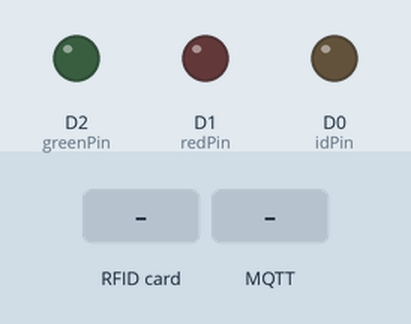
Bench run of a sketch on a simulated ESP8266 (NodeMCU). On the bench: output pins drawn as LEDs (lit = HIGH). Inputs (shaded band) come from the test bench. WiFi joins after 1.5 s; servers stay silent unless stated; no MQTT or app messages arrive unless stated; what the sketch prints to the serial monitor is not drawn.

Above: at 2.7 s.
2.8 s: RFID card 5E 7A 19 C4 held to the reader
At 3.2 s:
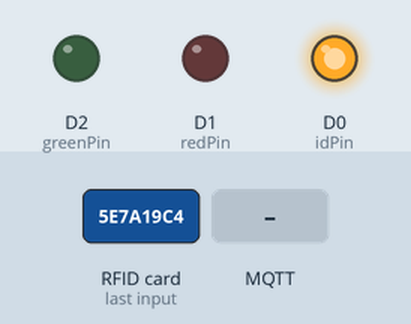
4.8 s: MQTT message "armed_home" arrives on the first subscribed topic
At 7.6 s:
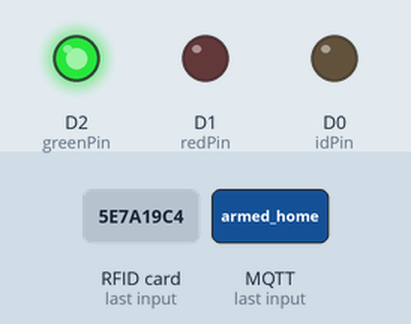
7.8 s: MQTT message "pending" arrives on the first subscribed topic
At 8.1 s:
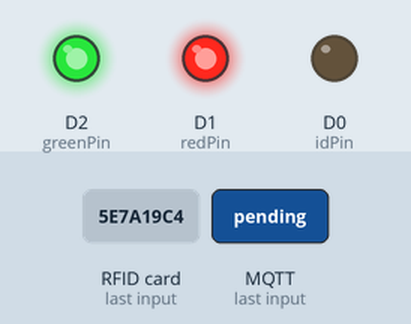
9.3 s: MQTT message "triggered" arrives on the first subscribed topic
At 10.5 s:
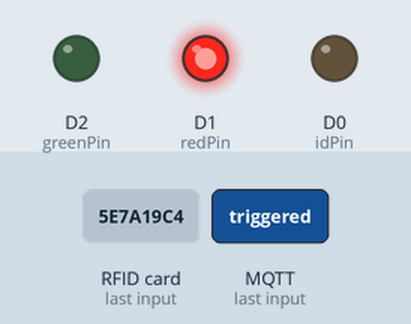
10.8 s: RFID card 5E 7A 19 C4 held to the reader
At 11.2 s:
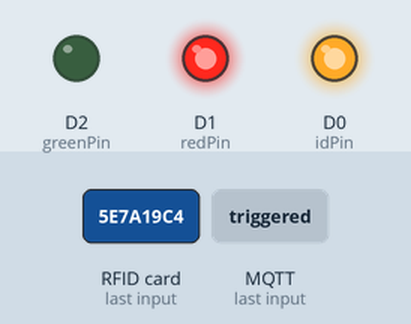
Timing chart, 0 to 13.8 s (numbered marks = the images above; inputs shaded):
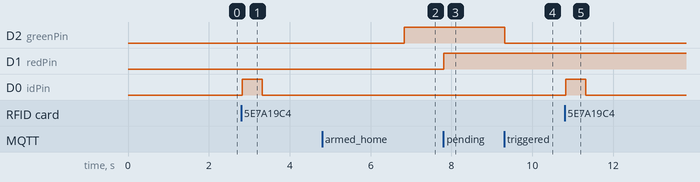

The sketch:

RFID.ino
```cpp
/* wiring the MFRC522 to ESP8266 (ESP-12)
RST     = D3
SDA(SS) = D8
MOSI    = D7
MISO    = D6
SCK     = D5
GND     = GND
3.3V    = 3.3V

RGB LED Setup
Red LED   = D1
Ground    = GND
Gr. LED   = D2
Blue LED  = D0

Home Assistant:
alarm_control_panel:
  - platform: manual_mqtt
    state_topic: home/alarm
    command_topic: home/alarm/set
    name: House Alarm
    code: !secret alarm_password (your password)
    pending_time: 15

sensor:
  - platform: mqtt
    state_topic: "home/rfid"
    name: RFID
*/
#include <ESP8266WiFi.h>
#include <PubSubClient.h>
#include <SPI.h>
#include "MFRC522.h"

#define RST_PIN  D3 // RST-PIN GPIO4
#define SS_PIN  D8  // SDA-PIN GPIO2
MFRC522 mfrc522(SS_PIN, RST_PIN); // Create MFRC522 instance
// Wifi Connection details
const char* ssid = "your_ssid";
const char* password = "wifi_password";

const char* mqtt_server = "192.168.0.xxxx";
const char* mqtt_user = "mqtt_user";
const char* mqtt_password = "mqtt_password";
const char* clientID = "RFID";
const char* rfid_topic = "home/rfid";
const int redPin = D1;
const int greenPin = D2;
const int idPin = D0;

WiFiClient espClient;
PubSubClient client(espClient);

long lastMsg = 0;
char msg[50];
void setup() {
  Serial.begin(115200);
  SPI.begin();           // Init SPI bus
  mfrc522.PCD_Init();    // Init MFRC522
  pinMode(redPin, OUTPUT); // Red LED
  pinMode(redPin, HIGH);
  pinMode(greenPin, OUTPUT); // Green :LED
  pinMode(greenPin, HIGH);
  pinMode(idPin, OUTPUT); // ID :LED
  pinMode(idPin, HIGH);
  delay(2);
  setup_wifi();
  client.setServer(mqtt_server, 1883);
  client.setCallback(callback);
}
// Connect to Wifi
void setup_wifi() {
  //Turn off Access Point
  WiFi.mode(WIFI_STA);
  delay(10);

  // We start by connecting to a WiFi network
  Serial.println();
  Serial.println(ssid);
  WiFi.begin(ssid, password);
  while (WiFi.status() != WL_CONNECTED) {
    delay(500);
    Serial.print(".");
  }
  Serial.println("");
  Serial.println("WiFi connected");
  Serial.println("IP address: ");
  Serial.println(WiFi.localIP());
}
// Check for incoming messages
void callback(char* topic, byte* payload, unsigned int length) {
  Serial.println("");
  Serial.print("Message arrived [");
  Serial.print(topic);
  Serial.print("] ");
  for (int i = 0; i < length; i++) {
    Serial.print((char)payload[i]);
  }
  Serial.println();

  char s[20];

  sprintf(s, "%s", payload);

    if ( (strcmp(topic,"home/alarm")==0))
  {
    payload[length] = '\0';
    String sp = String((char*)payload);

  // Alarm is off
    if (sp == "disarmed")
    {
    Serial.println();
    Serial.print("Alarm is set to Disarmed");
    Serial.println();
    off_both_led();
  }
  // Alarm is Armed Home
    else if (sp == "armed_home")
    {
    Serial.println();
    Serial.print("Alarm is set to Armed Home");
    Serial.println();
    on_green_led();
  }
  // Alarm is arming
      else if (sp == "pending")
    {
    Serial.println();
    Serial.print("Alarm set to Pending");
    Serial.println();
    on_both_led();
  }
  // Alarm is Armed Away
    else if (sp == "armed_away")
    {
    Serial.println();
    Serial.print("Alarm set to Armed Away");
    Serial.println();
    on_green_led();
  }
  // Alarm is Triggered
    else if (sp == "triggered")
    {
    Serial.println();
    Serial.print("Alarm is triggered!!");
    Serial.println();
    on_red_led();
  }
}}
/* interpret the ascii digits in[0] and in[1] as hex
* notation and convert to an integer 0..255.
*/
int hex8(byte *in)
{
   char c, h;

   c = (char)in[0];

   if (c <= '9' && c >= '0') {  c -= '0'; }
   else if (c <= 'f' && c >= 'a') { c -= ('a' - 0x0a); }
   else if (c <= 'F' && c >= 'A') { c -= ('A' - 0x0a); }
   else return(-1);

   h = c;

   c = (char)in[1];

   if (c <= '9' && c >= '0') {  c -= '0'; }
   else if (c <= 'f' && c >= 'a') { c -= ('a' - 0x0a); }
   else if (c <= 'F' && c >= 'A') { c -= ('A' - 0x0a); }
   else return(-1);

   return ( h<<4 | c);
}
// Reconnect to wifi if connection lost
void reconnect() {
  // Loop until we're reconnected
  while (!client.connected()) {
    Serial.print("Attempting MQTT connection...");
    // Attempt to connect
    if (client.connect(clientID, mqtt_user, mqtt_password)) {
      Serial.println("connected");
      // Once connected, publish an announcement...
      client.publish("berg/rfid", "connected");
      // ... and resubscribe
      client.subscribe("home/alarm");
    } else {
      Serial.print("failed, rc=");
      Serial.print(client.state());
      Serial.println(" try again in 5 seconds");
      // Wait 5 seconds before retrying
      delay(5000);
    }
  }
}
// Main functions
void loop() {
  if (!client.connected()) {
    reconnect();
  }
  client.loop();
  // Look for new cards
  if ( ! mfrc522.PICC_IsNewCardPresent()) {
    delay(50);
    return;
  }
  // Select one of the cards
  if ( ! mfrc522.PICC_ReadCardSerial()) {
    delay(50);
    return;
  }
  // Show some details of the PICC (that is: the tag/card)
  Serial.println("");
  Serial.print(F("Card UID:"));
  dump_byte_array(mfrc522.uid.uidByte, mfrc522.uid.size);
  Serial.println();
  digitalWrite(idPin, HIGH);
  delay(500);
  digitalWrite(idPin, LOW);
  delay(500);
  // Send data to MQTT
  String rfidUid = "";
  for (byte i = 0; i < mfrc522.uid.size; i++) {
    rfidUid += String(mfrc522.uid.uidByte[i] < 0x10 ? "0" : "");
    rfidUid += String(mfrc522.uid.uidByte[i], HEX);
  }
  const char* id = rfidUid.c_str();
  client.publish("berg/rfid", id);
  delay(3000);
}
// LED Loop
void off_both_led(){
  Serial.println("Turning off all led");
  digitalWrite(greenPin, LOW);
  digitalWrite(redPin, LOW);
}
void flash_green_led(){
  Serial.println("Flashing Green LED");
  digitalWrite(greenPin, LOW);
  // Flash 15 times:
  for(int i = 0; i < 14; i++)
  {
  digitalWrite(greenPin, HIGH);
  delay(1000);
  digitalWrite(greenPin, LOW);
  delay(500);
}}
void flash_red_led(){
  Serial.println("Flashing Red LED");
  digitalWrite(redPin, LOW);
  // Flash 20 times:
  for(int i = 0; i < 19; i++)
  {
  digitalWrite(redPin, HIGH);
  delay(1000);
  digitalWrite(redPin, LOW);
  delay(500);
}}
void on_green_led(){
  Serial.println("Turning on green led");
  digitalWrite(redPin, LOW);
  digitalWrite(greenPin, HIGH);
}
void on_red_led(){
  Serial.println("Turning on red led");
  digitalWrite(greenPin, LOW);
  digitalWrite(redPin, HIGH);
}
void on_both_led(){
  Serial.println("Turning on both led");
  digitalWrite(greenPin, HIGH);
  digitalWrite(redPin, HIGH);
}
// Helper routine to dump a byte array as hex values to Serial
void dump_byte_array(byte *buffer, byte bufferSize) {
  for (byte i = 0; i < bufferSize; i++) {
    Serial.print(buffer[i] < 0x10 ? " 0" : " ");
    Serial.print(buffer[i], HEX);
  }
}
```

Measured:
- after the input at 2.8 s, D0 (idPin): LOW → HIGH at once, → LOW 0.50 s later
- after the input at 4.8 s, D2 (greenPin): LOW → HIGH after 2.0 s
- after the input at 7.8 s, D1 (redPin): LOW → HIGH at once
- after the input at 9.3 s, D2 (greenPin): HIGH → LOW at once
- after the input at 10.8 s, D0 (idPin): LOW → HIGH at once, → LOW 0.50 s later
